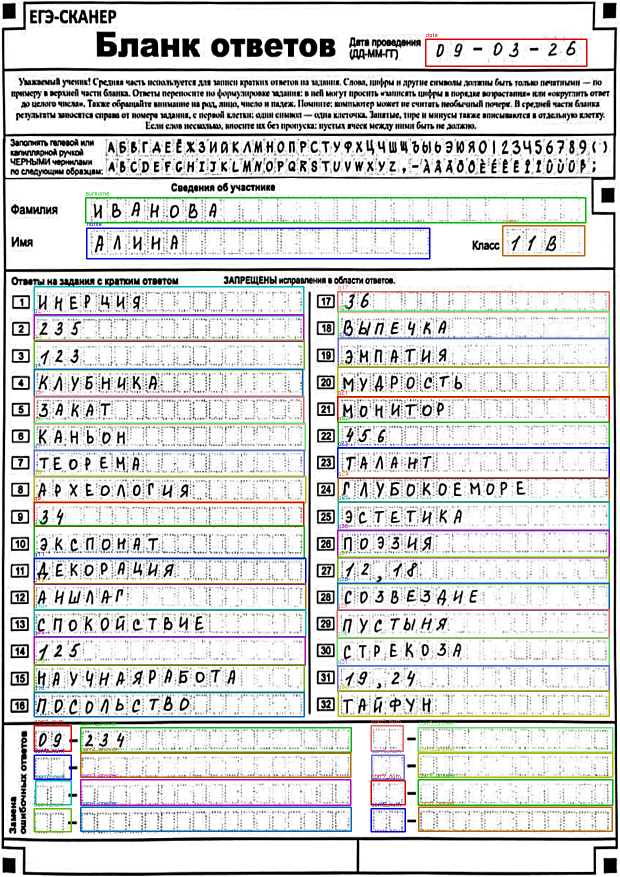
#> input picture output/28ff3ea5-a5db-478d-8f54-e2d0f3a27a17/detect_crops/_annotated.png, 1240 x 1754 px (shown at 1/2 size)
$ python roi_mapper.py ../output/28ff3ea5-a5db-478d-8f54-e2d0f3a27a17/detect_crops/_annotated.png
#> lines starting #> are read from the running program, lines starting #| are printed output that depends on the picture; after the words box and inside, x2 and y2 are one past the last pixel; in counts of white or black regions, pixels touching at a corner belong together
"""
Interactive ROI mapper for aligned blank templates.

Usage:
    python roi_mapper.py path/to/aligned_template.png

Controls:
    drag inside ROI move current ROI
    drag outside    draw/update current ROI
    n / Enter       next ROI
    p / Backspace   previous ROI
    c               clear current ROI
    s               save JSON
    q / Esc         quit
    z               zoom in
    x               zoom out
    r               reset zoom
"""

from __future__ import annotations

import argparse
import json
import os
from pathlib import Path
from typing import Dict, Tuple

import cv2
import numpy as np

from extractor import EXPECTED_ROI_NAMES, ROI_DEFINITIONS


WINDOW_NAME = "ROI Mapper"
DEFAULT_JSON_NAME = "rois.json"
MIN_BOX_SIZE = 4
DEFAULT_SCREEN_FIT = 0.88
INFO_PANEL_HEIGHT = 96


class RoiMapperApp:
    def __init__(
        self,
        image_path: Path,
        output_json: Path,
        initial_scale: float | None = None,
        start_blank: bool = False,
    ) -> None:
        self.image_path = image_path
        self.output_json = output_json

        image = cv2.imread(str(image_path))
        if image is None:
            raise ValueError(f"Failed to read image: {image_path}")
        self.image_bgr = image
        self.image_h, self.image_w = image.shape[:2]

        self.rois: Dict[str, Tuple[int, int, int, int]] = self._load_initial_rois(start_blank=start_blank)
        self.index = 0

        self.scale = initial_scale if initial_scale is not None else self._compute_initial_scale()
        self.min_scale = 0.35
        self.max_scale = 2.5
        self.set_scale(self.scale)

        self.dragging = False
        self.drag_mode: str | None = None
        self.drag_start: tuple[int, int] | None = None
        self.drag_current: tuple[int, int] | None = None
        self.drag_origin_box: tuple[int, int, int, int] | None = None
        self.help_visible = True

    def _load_initial_rois(self, start_blank: bool = False) -> Dict[str, Tuple[int, int, int, int]]:
        if start_blank:
            return {name: (0, 0, 0, 0) for name in EXPECTED_ROI_NAMES}
        if self.output_json.exists():
            with open(self.output_json, "r", encoding="utf-8") as handle:
                data = json.load(handle)
            rois = {
                name: tuple(int(value) for value in coords)
                for name, coords in data.items()
                if isinstance(coords, (list, tuple)) and len(coords) == 4
            }
            return rois

        return dict(ROI_DEFINITIONS)

    def _get_screen_size(self) -> tuple[int, int]:
        try:
            import tkinter as tk

            root = tk.Tk()
            root.withdraw()
            width = int(root.winfo_screenwidth())
            height = int(root.winfo_screenheight())
            root.destroy()
            return width, height
        except Exception:
            return 1600, 1000

    def _compute_initial_scale(self) -> float:
        screen_w, screen_h = self._get_screen_size()
        usable_w = max(900, int(screen_w * DEFAULT_SCREEN_FIT))
        usable_h = max(700, int(screen_h * DEFAULT_SCREEN_FIT))
        width_scale = usable_w / max(1, self.image_w)
        height_scale = usable_h / max(1, self.image_h)
        return min(1.0, width_scale, height_scale)

    @property
    def current_name(self) -> str:
        return EXPECTED_ROI_NAMES[self.index]

    def current_roi(self) -> Tuple[int, int, int, int]:
        return self.rois.get(self.current_name, (0, 0, 0, 0))

    def set_current_roi(self, box: Tuple[int, int, int, int]) -> None:
        self.rois[self.current_name] = box

    def clear_current_roi(self) -> None:
        self.rois[self.current_name] = (0, 0, 0, 0)

    # [5 lines left out: function save, not called in this run]

    def next_roi(self) -> None:
        self.index = min(len(EXPECTED_ROI_NAMES) - 1, self.index + 1)

    def prev_roi(self) -> None:
        self.index = max(0, self.index - 1)

    def set_scale(self, new_scale: float) -> None:
        self.scale = max(self.min_scale, min(self.max_scale, new_scale))

    # [72 lines left out: functions move_current_roi, _to_image_coords, _point_inside_box, _normalized_box, on_mouse, not called in this run]

    def _draw_box(self, canvas: np.ndarray, box: Tuple[int, int, int, int], color: tuple[int, int, int], thickness: int = 2) -> None:
        x1, y1, x2, y2 = box
        if x1 == x2 == y1 == y2 == 0:
            return
        sx1 = int(round(x1 * self.scale))
        sy1 = int(round(y1 * self.scale))
        sx2 = int(round(x2 * self.scale))
        sy2 = int(round(y2 * self.scale))
        cv2.rectangle(canvas, (sx1, sy1), (sx2, sy2), color, thickness)

    def render(self) -> np.ndarray:
        canvas = cv2.resize(
            self.image_bgr,
            (int(round(self.image_w * self.scale)), int(round(self.image_h * self.scale))),
            interpolation=cv2.INTER_LINEAR,
        )

        current_box = self.current_roi()
        for name in EXPECTED_ROI_NAMES:
            box = self.rois.get(name, (0, 0, 0, 0))
            if box == (0, 0, 0, 0):
                continue
            color = (0, 160, 255) if name == self.current_name else (0, 200, 0)
            self._draw_box(canvas, box, color, 2 if name == self.current_name else 1)

        if self.dragging and self.drag_start and self.drag_current:
            if self.drag_mode == "draw":
                preview_box = self._normalized_box(self.drag_start, self.drag_current)
                if preview_box is not None:
                    self._draw_box(canvas, preview_box, (255, 0, 255), 2)

        if self.help_visible:
            info_lines = [
                f"ROI {self.index + 1}/{len(EXPECTED_ROI_NAMES)}: {self.current_name} | Scale: {self.scale:.2f}x",
                "Drag inside ROI = move | drag outside = redraw | n/Enter = next | p/Backspace = prev | c = clear | s = save",
                "Arrows/IJKL = nudge | Shift+IJKL = 5 px | h = hide help | z/x/r = zoom | q/Esc = quit",
            ]
            panel_top = max(0, canvas.shape[0] - INFO_PANEL_HEIGHT)
            cv2.rectangle(canvas, (0, panel_top), (canvas.shape[1], canvas.shape[0]), (255, 255, 255), -1)
            for idx, text in enumerate(info_lines):
                y = panel_top + 26 + idx * 26
                cv2.putText(canvas, text, (12, y), cv2.FONT_HERSHEY_SIMPLEX, 0.65, (20, 20, 20), 2, cv2.LINE_AA)

        return canvas

    def run(self) -> None:
        cv2.namedWindow(WINDOW_NAME, cv2.WINDOW_NORMAL)
        initial_w = int(round(self.image_w * self.scale))
        initial_h = int(round(self.image_h * self.scale))
        cv2.resizeWindow(WINDOW_NAME, initial_w, initial_h)
        cv2.setMouseCallback(WINDOW_NAME, self.on_mouse)

        while True:
            frame = self.render()
            cv2.imshow(WINDOW_NAME, frame)
            key = cv2.waitKey(20) & 0xFF

            if key in (27, ord("q")):
                break
            if key in (13, ord("n")):
                self.next_roi()
            elif key in (8, ord("p")):
                self.prev_roi()
            elif key == ord("c"):
                self.clear_current_roi()
            elif key == ord("s"):
                self.save()
            elif key == ord("h"):
                self.help_visible = not self.help_visible
            elif key == ord("z"):
                self.set_scale(self.scale * 1.15)
            elif key == ord("x"):
                self.set_scale(self.scale / 1.15)
            elif key == ord("r"):
                self.set_scale(1.0)
            elif key in (81, ord("j")):
                self.move_current_roi(-1, 0)
            elif key in (83, ord("l")):
                self.move_current_roi(1, 0)
            elif key in (82, ord("i")):
                self.move_current_roi(0, -1)
            elif key in (84, ord("k")):
                self.move_current_roi(0, 1)
            elif key == ord("J"):
                self.move_current_roi(-5, 0)
            elif key == ord("L"):
                self.move_current_roi(5, 0)
            elif key == ord("I"):
                self.move_current_roi(0, -5)
            elif key == ord("K"):
                self.move_current_roi(0, 5)

        cv2.destroyAllWindows()


def resolve_output_json(image_path: Path, output_arg: str | None) -> Path:
    if output_arg:
        return Path(output_arg).resolve()
    return image_path.parent.resolve() / DEFAULT_JSON_NAME


def main() -> int:
    parser = argparse.ArgumentParser(description="Interactive ROI mapper for aligned blank templates.")
    parser.add_argument("image", help="Path to aligned blank template image.")
    parser.add_argument("--output", help="Path to save rois.json. Default: next to image.")
    parser.add_argument("--scale", type=float, help="Optional initial zoom scale, e.g. 1.2 or 0.8.")
    parser.add_argument("--blank", action="store_true", help="Start with empty ROIs instead of loading existing/default ones.")
    args = parser.parse_args()

    image_path = Path(args.image).resolve()
    if not image_path.exists():
        raise SystemExit(f"Image not found: {image_path}")

    output_json = resolve_output_json(image_path, args.output)
    app = RoiMapperApp(
        image_path=image_path,
        output_json=output_json,
        initial_scale=args.scale,
        start_blank=args.blank,
    )
#> in __init__, image is the input picture: shape (1754, 1240, 3); mean B, G, R 212, 213.1, 212.3
    app.run()
#> in render, `canvas = cv2.resize( self.image_bgr, (int(round(self.image_w * self.sc..`:
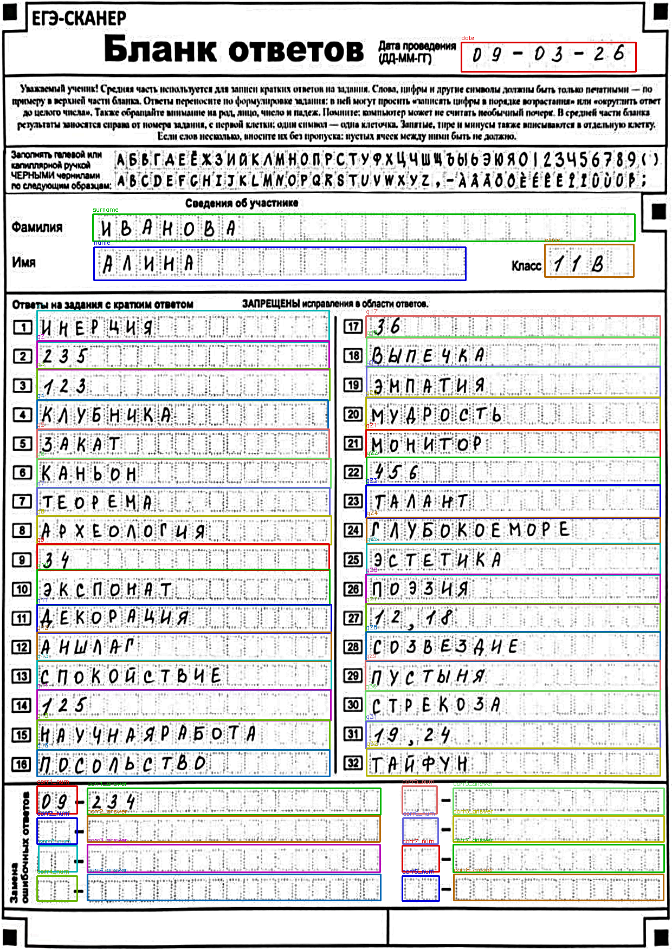
#> canvas: shape (950, 672, 3); mean B, G, R 212, 212.9, 212.3
#> after the loop in render, `for name in EXPECTED_ROI_NAMES:`:
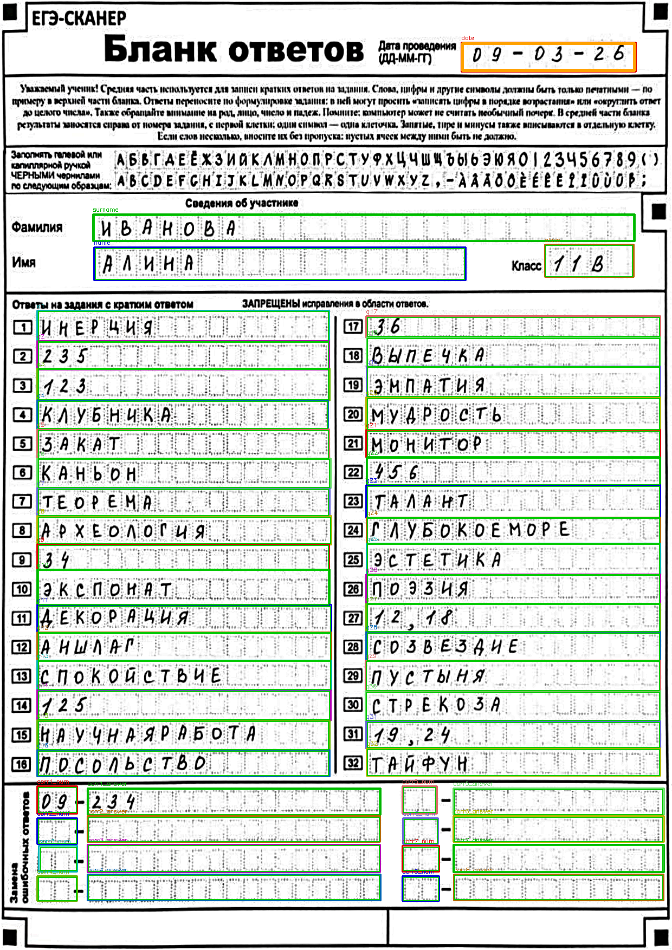
#> canvas: shape (950, 672, 3); 4.56% of pixels changed, all inside (x1, y1, x2, y2) = (38, 42, 663, 901)
#> in render, `cv2.rectangle(canvas, (0, panel_top), (canvas.shape[1], canvas.shape[0..`:
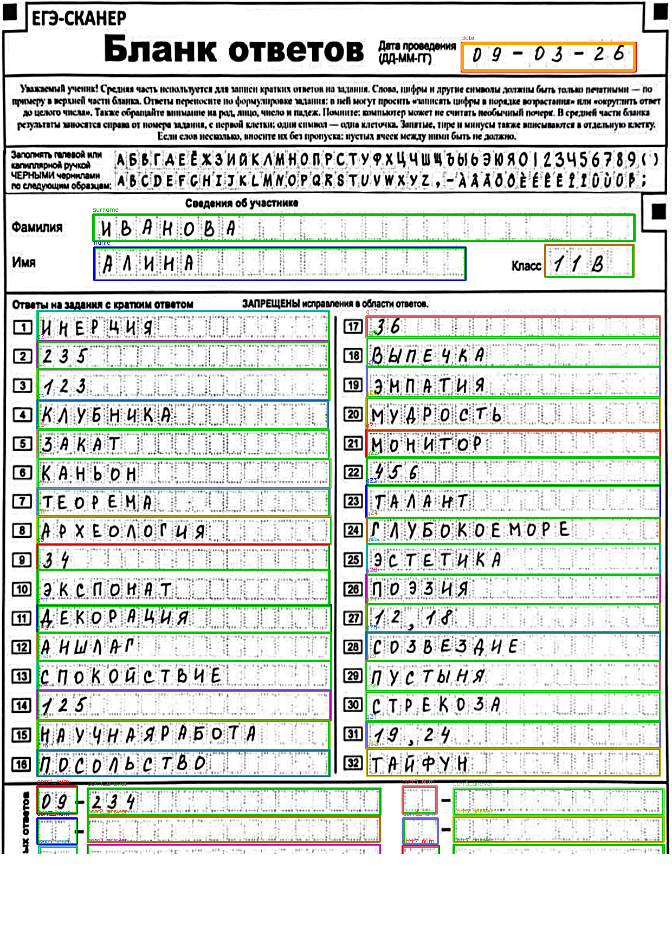
#> canvas: shape (950, 672, 3); 4.84% of pixels changed, all inside (x1, y1, x2, y2) = (1, 854, 672, 950)
#> the loop in render, `for idx, text in enumerate(info_lines):` made 3 passes
#> y on passes 2 to 3: 906, 932
#> (text, y) on pass 1: ('ROI 1/52: date | Scale: 0.54x', 880)
#> after the loop in render, `for idx, text in enumerate(info_lines):`:
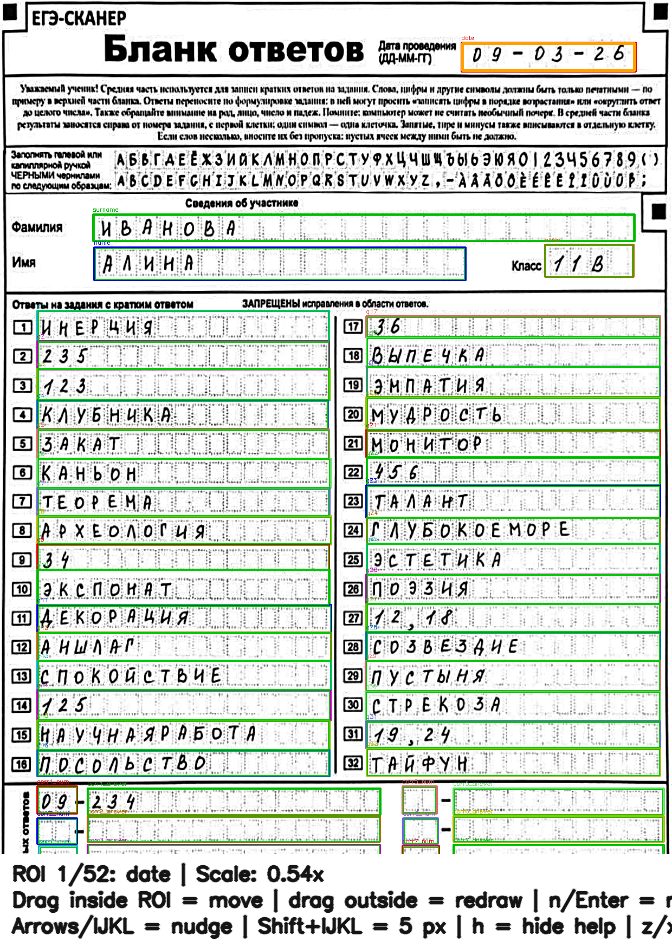
#> canvas: shape (950, 672, 3); 2.64% of pixels changed, all inside (x1, y1, x2, y2) = (10, 862, 672, 940)
#> (key q is pressed here)
    return 0


if __name__ == "__main__":
    raise SystemExit(main())
#> (the program exits here)
